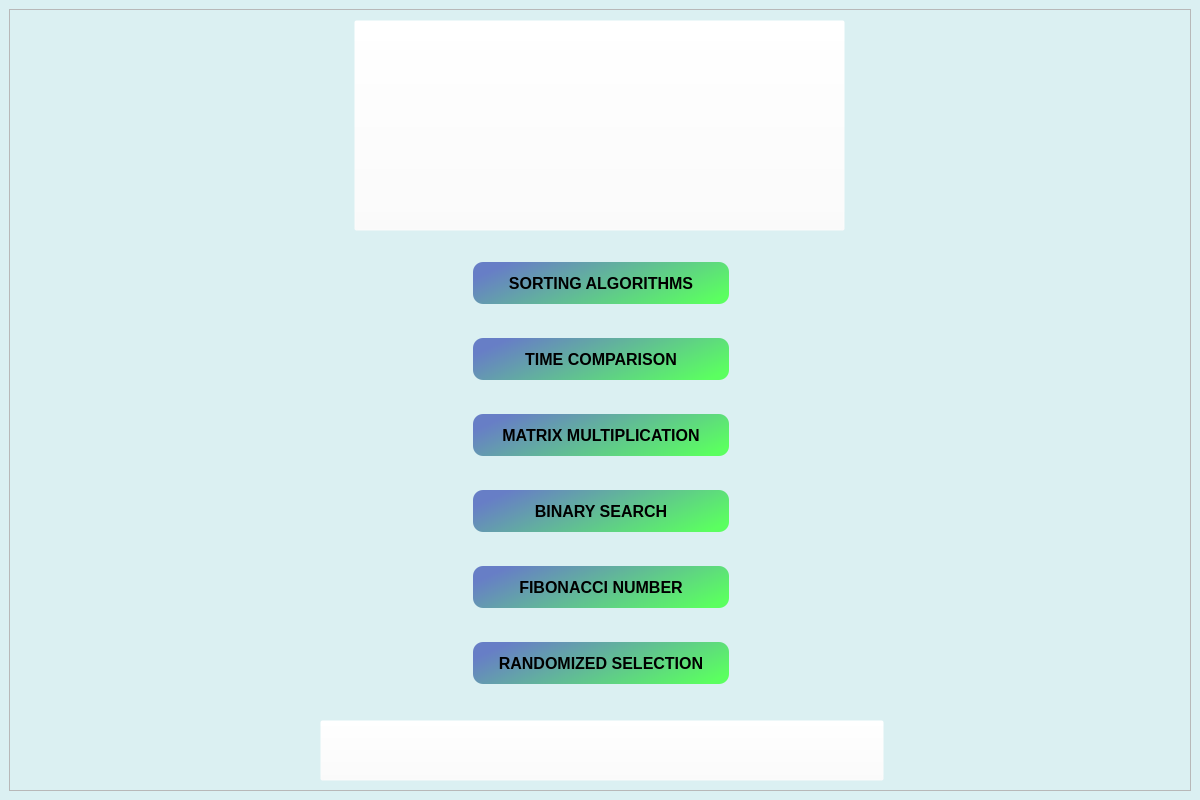
<?xml version="1.0" encoding="UTF-8"?>
<ui version="4.0">
 <class>MainWindow</class>
 <widget class="QMainWindow" name="MainWindow">
  <property name="geometry">
   <rect>
    <x>0</x>
    <y>0</y>
    <width>1200</width>
    <height>800</height>
   </rect>
  </property>
  <property name="minimumSize">
   <size>
    <width>1200</width>
    <height>800</height>
   </size>
  </property>
  <property name="maximumSize">
   <size>
    <width>1200</width>
    <height>800</height>
   </size>
  </property>
  <property name="windowTitle">
   <string>MainWindow</string>
  </property>
  <property name="styleSheet">
   <string notr="true">#MainWindow{
background-color: rgb(219, 240, 242);
}</string>
  </property>
  <widget class="QWidget" name="centralwidget">
   <layout class="QVBoxLayout" name="verticalLayout">
    <item>
     <widget class="QFrame" name="frame_main_menu">
      <property name="styleSheet">
       <string notr="true">#MainWindow{
background-color: rgb(208, 23qlineargradient(spread:reflect, x1:0, y1:0.279, x2:1, y2:0.83, stop:0 rgba(26, 214, 24, 255), stop:1 rgba(68, 184, 255, 255))2, 242);}</string>
      </property>
      <property name="frameShape">
       <enum>QFrame::StyledPanel</enum>
      </property>
      <property name="frameShadow">
       <enum>QFrame::Raised</enum>
      </property>
      <widget class="QWidget" name="">
       <property name="geometry">
        <rect>
         <x>0</x>
         <y>10</y>
         <width>1181</width>
         <height>213</height>
        </rect>
       </property>
       <layout class="QHBoxLayout" name="horizontalLayout">
        <item>
         <spacer name="horizontalSpacer">
          <property name="orientation">
           <enum>Qt::Horizontal</enum>
          </property>
          <property name="sizeHint" stdset="0">
           <size>
            <width>40</width>
            <height>20</height>
           </size>
          </property>
         </spacer>
        </item>
        <item>
         <widget class="QPushButton" name="pushButton">
          <property name="minimumSize">
           <size>
            <width>491</width>
            <height>211</height>
           </size>
          </property>
          <property name="maximumSize">
           <size>
            <width>491</width>
            <height>211</height>
           </size>
          </property>
          <property name="toolTip">
           <string>&lt;html&gt;&lt;head/&gt;&lt;body&gt;&lt;p&gt;Visit Izmir Katip Celebi University website.&lt;/p&gt;&lt;/body&gt;&lt;/html&gt;</string>
          </property>
          <property name="styleSheet">
           <string notr="true">#pushButton{background-color: rgba(255, 255, 255,0);
}
</string>
          </property>
          <property name="text">
           <string/>
          </property>
          <property name="icon">
           <iconset resource="resources.qrc">
            <normaloff>:/images/images/logo_english_university.png</normaloff>:/images/images/logo_english_university.png</iconset>
          </property>
          <property name="iconSize">
           <size>
            <width>491</width>
            <height>211</height>
           </size>
          </property>
         </widget>
        </item>
        <item>
         <spacer name="horizontalSpacer_2">
          <property name="orientation">
           <enum>Qt::Horizontal</enum>
          </property>
          <property name="sizeHint" stdset="0">
           <size>
            <width>40</width>
            <height>20</height>
           </size>
          </property>
         </spacer>
        </item>
       </layout>
      </widget>
      <widget class="QWidget" name="">
       <property name="geometry">
        <rect>
         <x>1</x>
         <y>225</y>
         <width>1181</width>
         <height>481</height>
        </rect>
       </property>
       <layout class="QHBoxLayout" name="horizontalLayout_2">
        <item>
         <spacer name="horizontalSpacer_3">
          <property name="orientation">
           <enum>Qt::Horizontal</enum>
          </property>
          <property name="sizeHint" stdset="0">
           <size>
            <width>40</width>
            <height>20</height>
           </size>
          </property>
         </spacer>
        </item>
        <item>
         <layout class="QVBoxLayout" name="verticalLayout_2">
          <item>
           <widget class="QPushButton" name="sort_button">
            <property name="minimumSize">
             <size>
              <width>256</width>
              <height>42</height>
             </size>
            </property>
            <property name="maximumSize">
             <size>
              <width>256</width>
              <height>42</height>
             </size>
            </property>
            <property name="font">
             <font>
              <family>Ubuntu</family>
              <pointsize>12</pointsize>
              <weight>75</weight>
              <italic>false</italic>
              <bold>true</bold>
             </font>
            </property>
            <property name="styleSheet">
             <string notr="true">#sort_button{
border-radius: 10px;
background-color: qlineargradient(spread:pad, x1:0, y1:0.409, x2:0.994, y2:0.768, stop:0 rgba(103, 126, 198, 255), stop:1 rgba(91, 255, 96, 255));
}

#sort_button:hover{
background-color: qlineargradient(spread:reflect, x1:0, y1:0.279, x2:1, y2:0.83, stop:0 rgba(26, 214, 24, 255), stop:1 rgba(68, 184, 255, 255));}</string>
            </property>
            <property name="text">
             <string>SORTING ALGORITHMS</string>
            </property>
           </widget>
          </item>
          <item>
           <widget class="QPushButton" name="timecomp_button">
            <property name="minimumSize">
             <size>
              <width>256</width>
              <height>42</height>
             </size>
            </property>
            <property name="maximumSize">
             <size>
              <width>256</width>
              <height>42</height>
             </size>
            </property>
            <property name="font">
             <font>
              <family>Ubuntu</family>
              <pointsize>12</pointsize>
              <weight>75</weight>
              <bold>true</bold>
             </font>
            </property>
            <property name="styleSheet">
             <string notr="true">#timecomp_button{
border-radius: 10px;
background-color: qlineargradient(spread:pad, x1:0, y1:0.409, x2:0.994, y2:0.768, stop:0 rgba(103, 126, 198, 255), stop:1 rgba(91, 255, 96, 255));
}

#timecomp_button:hover{
background-color: qlineargradient(spread:reflect, x1:0, y1:0.279, x2:1, y2:0.83, stop:0 rgba(26, 214, 24, 255), stop:1 rgba(68, 184, 255, 255));}</string>
            </property>
            <property name="text">
             <string>TIME COMPARISON</string>
            </property>
           </widget>
          </item>
          <item>
           <widget class="QPushButton" name="matrix_button">
            <property name="minimumSize">
             <size>
              <width>256</width>
              <height>42</height>
             </size>
            </property>
            <property name="maximumSize">
             <size>
              <width>256</width>
              <height>42</height>
             </size>
            </property>
            <property name="font">
             <font>
              <family>Ubuntu</family>
              <pointsize>12</pointsize>
              <weight>75</weight>
              <bold>true</bold>
             </font>
            </property>
            <property name="styleSheet">
             <string notr="true">#matrix_button{
border-radius: 10px;
background-color: qlineargradient(spread:pad, x1:0, y1:0.409, x2:0.994, y2:0.768, stop:0 rgba(103, 126, 198, 255), stop:1 rgba(91, 255, 96, 255));
}

#matrix_button:hover{
background-color: qlineargradient(spread:reflect, x1:0, y1:0.279, x2:1, y2:0.83, stop:0 rgba(26, 214, 24, 255), stop:1 rgba(68, 184, 255, 255));}</string>
            </property>
            <property name="text">
             <string>MATRIX MULTIPLICATION</string>
            </property>
           </widget>
          </item>
          <item>
           <widget class="QPushButton" name="binary_search_button">
            <property name="minimumSize">
             <size>
              <width>256</width>
              <height>42</height>
             </size>
            </property>
            <property name="maximumSize">
             <size>
              <width>256</width>
              <height>42</height>
             </size>
            </property>
            <property name="font">
             <font>
              <family>Ubuntu</family>
              <pointsize>12</pointsize>
              <weight>75</weight>
              <bold>true</bold>
             </font>
            </property>
            <property name="styleSheet">
             <string notr="true">#binary_search_button{
border-radius: 10px;
background-color: qlineargradient(spread:pad, x1:0, y1:0.409, x2:0.994, y2:0.768, stop:0 rgba(103, 126, 198, 255), stop:1 rgba(91, 255, 96, 255));
}

#binary_search_button:hover{
background-color: qlineargradient(spread:reflect, x1:0, y1:0.279, x2:1, y2:0.83, stop:0 rgba(26, 214, 24, 255), stop:1 rgba(68, 184, 255, 255));}</string>
            </property>
            <property name="text">
             <string>BINARY SEARCH</string>
            </property>
           </widget>
          </item>
          <item>
           <widget class="QPushButton" name="fibonacci_button">
            <property name="minimumSize">
             <size>
              <width>256</width>
              <height>42</height>
             </size>
            </property>
            <property name="maximumSize">
             <size>
              <width>256</width>
              <height>42</height>
             </size>
            </property>
            <property name="font">
             <font>
              <family>Ubuntu</family>
              <pointsize>12</pointsize>
              <weight>75</weight>
              <bold>true</bold>
             </font>
            </property>
            <property name="styleSheet">
             <string notr="true">#fibonacci_button{
border-radius: 10px;
background-color: qlineargradient(spread:pad, x1:0, y1:0.409, x2:0.994, y2:0.768, stop:0 rgba(103, 126, 198, 255), stop:1 rgba(91, 255, 96, 255));
}

#fibonacci_button:hover{
background-color: qlineargradient(spread:reflect, x1:0, y1:0.279, x2:1, y2:0.83, stop:0 rgba(26, 214, 24, 255), stop:1 rgba(68, 184, 255, 255));}</string>
            </property>
            <property name="text">
             <string>FIBONACCI NUMBER</string>
            </property>
           </widget>
          </item>
          <item>
           <widget class="QPushButton" name="kthsmallest_button">
            <property name="minimumSize">
             <size>
              <width>256</width>
              <height>42</height>
             </size>
            </property>
            <property name="maximumSize">
             <size>
              <width>256</width>
              <height>42</height>
             </size>
            </property>
            <property name="font">
             <font>
              <family>Ubuntu</family>
              <pointsize>12</pointsize>
              <weight>75</weight>
              <bold>true</bold>
             </font>
            </property>
            <property name="styleSheet">
             <string notr="true">#kthsmallest_button{
border-radius: 10px;
background-color: qlineargradient(spread:pad, x1:0, y1:0.409, x2:0.994, y2:0.768, stop:0 rgba(103, 126, 198, 255), stop:1 rgba(91, 255, 96, 255));
}

#kthsmallest_button:hover{
background-color: qlineargradient(spread:reflect, x1:0, y1:0.279, x2:1, y2:0.83, stop:0 rgba(26, 214, 24, 255), stop:1 rgba(68, 184, 255, 255));}</string>
            </property>
            <property name="text">
             <string>RANDOMIZED SELECTION</string>
            </property>
           </widget>
          </item>
         </layout>
        </item>
        <item>
         <spacer name="horizontalSpacer_4">
          <property name="orientation">
           <enum>Qt::Horizontal</enum>
          </property>
          <property name="sizeHint" stdset="0">
           <size>
            <width>40</width>
            <height>20</height>
           </size>
          </property>
         </spacer>
        </item>
       </layout>
      </widget>
      <widget class="QWidget" name="">
       <property name="geometry">
        <rect>
         <x>7</x>
         <y>710</y>
         <width>1171</width>
         <height>63</height>
        </rect>
       </property>
       <layout class="QHBoxLayout" name="horizontalLayout_3">
        <item>
         <spacer name="horizontalSpacer_6">
          <property name="orientation">
           <enum>Qt::Horizontal</enum>
          </property>
          <property name="sizeHint" stdset="0">
           <size>
            <width>40</width>
            <height>20</height>
           </size>
          </property>
         </spacer>
        </item>
        <item alignment="Qt::AlignHCenter|Qt::AlignVCenter">
         <widget class="QPushButton" name="pushButton_2">
          <property name="minimumSize">
           <size>
            <width>564</width>
            <height>61</height>
           </size>
          </property>
          <property name="maximumSize">
           <size>
            <width>564</width>
            <height>61</height>
           </size>
          </property>
          <property name="styleSheet">
           <string notr="true">#pushButton_2{background-color: rgba(255, 255, 255,0);
}
</string>
          </property>
          <property name="text">
           <string/>
          </property>
          <property name="icon">
           <iconset resource="resources.qrc">
            <normaloff>:/images/images/created_by_ozan.svg</normaloff>:/images/images/created_by_ozan.svg</iconset>
          </property>
          <property name="iconSize">
           <size>
            <width>564</width>
            <height>61</height>
           </size>
          </property>
         </widget>
        </item>
        <item>
         <spacer name="horizontalSpacer_5">
          <property name="orientation">
           <enum>Qt::Horizontal</enum>
          </property>
          <property name="sizeHint" stdset="0">
           <size>
            <width>40</width>
            <height>20</height>
           </size>
          </property>
         </spacer>
        </item>
       </layout>
      </widget>
     </widget>
    </item>
   </layout>
  </widget>
 </widget>
 <resources>
  <include location="resources.qrc"/>
 </resources>
 <connections/>
</ui>
